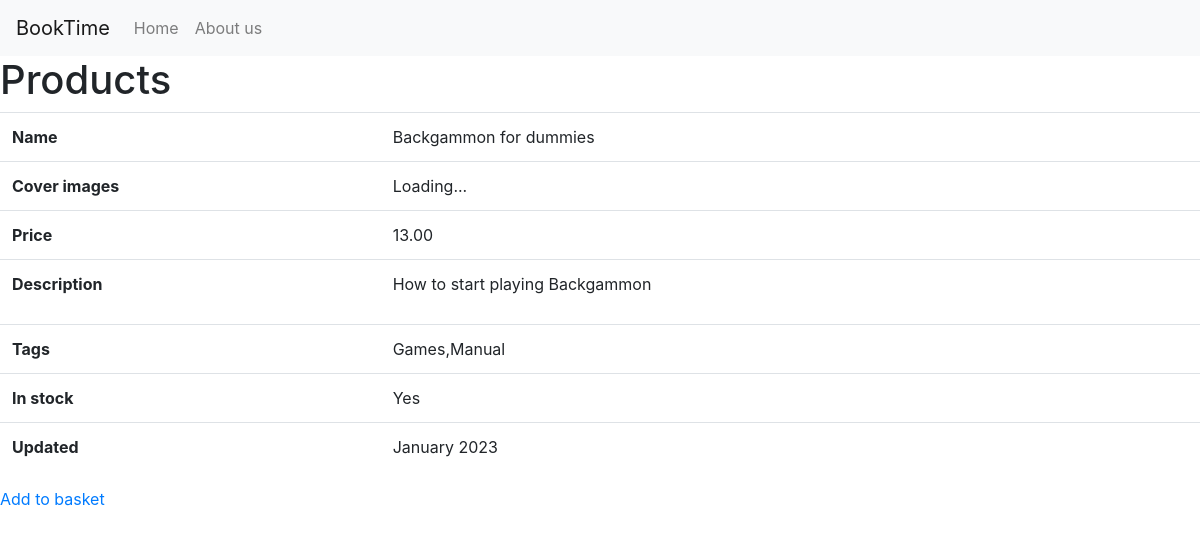
/product/backgammon-for-dummies/, run on the app's committed database.
### main/models.py (models this page shows, shortened)
class Product(models.Model):
	objects = ActiveManager()
	tags = models.ManyToManyField(ProductTag, blank=True)
	name = models.CharField(max_length=32)
	description = models.TextField(blank=True)
	price = models.DecimalField(max_digits=6, decimal_places=2)
	slug = models.SlugField(max_length=48)
	active = models.BooleanField(default=True)
	in_stock = models.BooleanField(default=True)
	date_updated = models.DateTimeField(auto_now=True)

class ProductTag(models.Model):
	objects = ProductTagManager()
	name = models.CharField(max_length=32)
	slug = models.SlugField(max_length=48)
	description = models.TextField(blank=True)
	active = models.BooleanField(default=True)
	def __str__(self):
		return self.name

### main/templates/main/product_detail.html (shortened to what this page needs)
{% extends 'base.html' %}
{% block content %}
	<h1>Products</h1>
	<table class="table">
		<tr>
			<th>Name</th>
			<td>{{object.name}}</td>
		</tr>
		<tr>
			<th>Cover images</th>
			<td>
				<div id="imagebox">
					Loading...
				</div>
			</td>
		</tr>
		<tr>
			<th>Price</th>
			<td>{{object.price}}</td>
		</tr>
		<tr>
			<th>Description</th>
			<td>{{object.description|linebreaks}}</td>
		</tr>
		<tr>
			<th>Tags</th>
			<td>{{object.tags.all|join:','|default:'No tags available'}}</td>
		</tr>
		<tr>
			<th>In stock</th>
			<td>{{object.in_stock|yesno|capfirst}}</td>
		</tr>
		<tr>
			<th>Updated</th>
			<td>{{object.date_updated|date:'F Y'}}</td>
		</tr>
	</table>
	<a href="{% url 'add_to_basket' %}?product_id={{object.id}}">Add to basket</a>
{% endblock content %}

### data on the page
Product: name "Backgammon for dummies", price "13.00", description "How to start playing Backgammon", tags.all "Games,Manual", in_stock "Yes", date_updated "January 2023"
